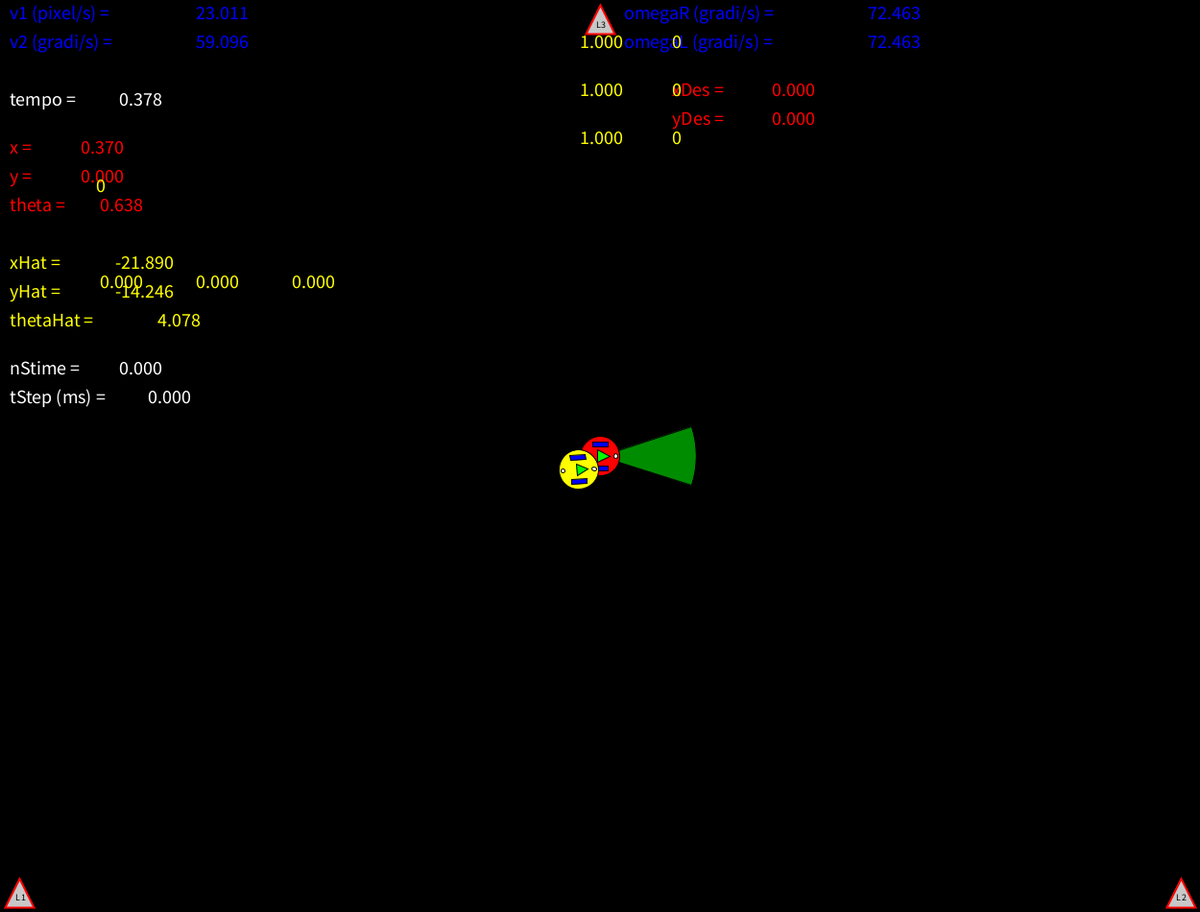
Frame 1 (no input)
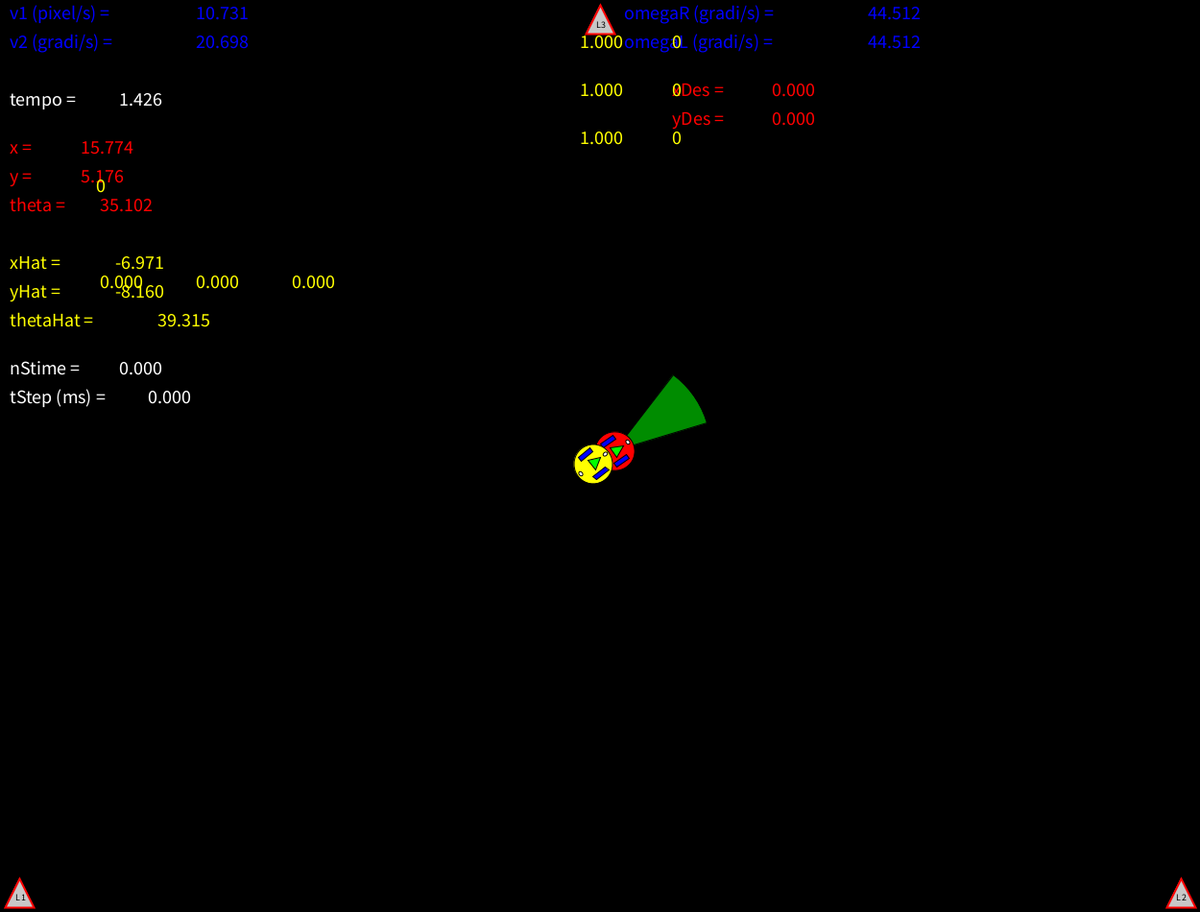
Frame 60 (the mouse pressed at the canvas centre just before this capture)
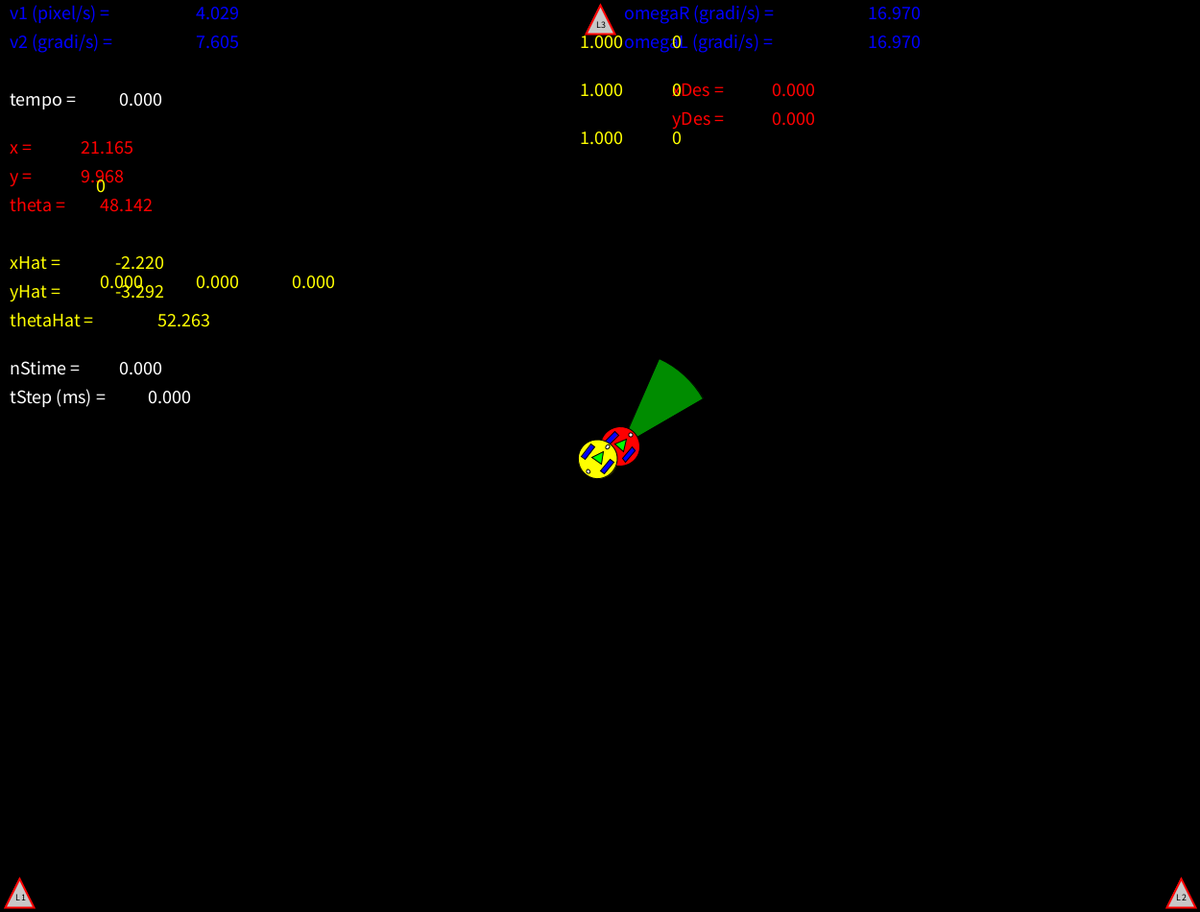
Frame 120 (the mouse held since frame 60 and released just before this capture)

The Processing sketch that drew these frames (run headless with seeded random() and noise(); from frame 60 on, the mouse is pressed at the canvas centre):

// Processing sketch: Progetto_UnicicloKalman_DiGiamberardino_Rosi
// ── Progetto_UnicicloKalman_DiGiamberardino_Rosi.pde
// FEDERICO ROSI - 0292417 E DANIELE DI GIAMBERARDINO - 0291944

// premendo i tasti r e R è possibile diminuire e, rispettivamente, aumentare il range massimo rMax del settore circolare. 
//premendo i tasti b e B, è possibile diminuire e, rispettivamente, aumentare l'angolo di bearing massimo betaMax.
// premendo  le frecce giù e su, è possibile diminuire e, rispettivamente, aumentare il tempo tStep tra una misura e l'altra

// Dimensioni finestra
int sizeX = 1250;//1000;
int sizeY =  950;//550;

// Coordinate attuali uniciclo
float x = 0;
float y = 0;
float theta = 0;

// Coordinate desiderate uniciclo
float xDes = 0;
float yDes = 0;

// Caratteristiche fisiche uniciclo
float r = 8; // raggio ruote in pixel
float d = 25; // distanza tra le ruote in pixel
float w = 5; // spessore ruota in pixel
float R = 1.2*sqrt(pow(r,2)+pow(d/2+w/2,2)); // raggio robot

float dt = (float) 1/60; // tempo di campionamento

float e_p = 0; // errore posizionamento
float v1 = 0; // velocità lineare robot
float kv1 = 1; // costante legge proporzionale controllo v1
float v2 = 0; // velocità rotazionale robot
float kv2 = 2;  // costante legge proporzionale controllo v2
int nGiri = 0; // conta quanti giri su se stesso ha fatto il robot
float thetaDes; // orientamento desiderato (per raggiungere il target)
float t0,tempo; // tempo inizio e attuale missione
float tempoUltimaMisura; // tempo in cui si è effettuata l'ultima misura
long nStime = 0; // numero progressivo totale delle stime fatte

float omegaR = 0; // velocità angolare ruota destra
float omegaL = 0; // velocità angolare ruota sinistra
float uR, uL, uRe, uLe; // spostamenti ruote destra e sinistra veri e presunti (comandati)

// Variabili relative alla stima e al filtro di Kalman esteso
float sigmaX0 = 10; // deviazione standard dell'errore di stima del valore iniziale di x0
float sigmaY0 = 10; // deviazione standard dell'errore di stima del valore iniziale di y0
float sigmaTheta0 = 10*PI/180; // deviazione standard (in rad) dell'errore di stima del valore iniziale di theta0
float xHat = x + Gaussian(0,sigmaX0); // stima di x inizializzata al valore vero + una perturbazione gaussiana a media 0 e deviazione standard sigmaX0
float yHat = y + Gaussian(0,sigmaY0); // stima di y inizializzata al valore vero + una perturbazione gaussiana a media 0 e deviazione standard sigmaY0
float thetaHat = theta + Gaussian(0,sigmaTheta0); // stima di theta inizializzata al valore vero + una perturbazione gaussiana a media 0 e deviazione standard sigmaTheta0 rad
float xHatMeno,yHatMeno,thetaHatMeno; // stime a priori di x,y,theta
float KR = 0.01; // coefficiente varianza errore odometrico ruota destra
float KL = KR; // coefficiente varianza errore odometrico ruota sinistra
float stDevR,stDevL; // deviazione standard errore odometrico ruota destra e sinistra
float [][] Landmark = {{-sizeX/2+20,-sizeY/2+20},{sizeX/2-20,-sizeY/2+20},{0,sizeY/2-20}};  // Coordinate landmark (3 landmark)
int nL = Landmark.length; // numero totale di landmark
//float[] AngoloLandmark = new float[nL];
float[] AngoloVero = new float[nL];
//float[] AngoloLandmarkAtteso = new float[nL]; 
//float[][] H = new float[nL][3]; // matrice giacobiana H = dh/dx
//float[][] K = new float[3][nL]; // guadagno di Kalman
//float[][] Rs = idMat(nL,pow(sigmaLandmark,2)); // matrice di covarianza errore misura dai landmark
//float[][] innovazione = new float[nL][1]; // innovazione EKF
float[][] correzione = new float[3][1]; // termine correttivo stima
float[][] Pmeno = new float[3][3]; // matrice di covarianza a priori P-
float sigmaLandmark = 5; // deviazione standard errore di misura di distanza dai landmark (in pixel)
// Seguono le matrici utilizzate dal filtro di Kalman esteso (EKF)
float[][] F = {{1, 0, 0},{0, 1, 0},{0, 0, 1}}; // matrice giacobiana F=df/dx (alcuni elementi delle prime due righe vanno aggiustati durante l'esecuzione)
float[][] P = {{pow(sigmaX0,2), 0, 0},{0, pow(sigmaY0,2), 0},{0, 0, pow(sigmaTheta0,2)}}; // matrice di covarianza P inizializzata in base all'incertezza iniziale
float[][] W = {{1, 0},{0,1},{1/d,-1/d}}; //  matrice giacobiana W = df/dw (gli elementi delle prime due righe vanno aggiustati durante l'esecuzione) 
float[][] Q = {{1, 0},{0,1}}; // matrice di covarianza del rumore di misura odometrico w (gli elementi sulla diagonale vanno aggiustati durante l'esecuzione)
float DeltaX,DeltaY,DeltaXY; // variabili di supporto
float tStep = 0; // tempo (in ms) tra una misura e la successiva (impostabile da tastiera)
float rMax=200,betaMax=PI/10;
float [] num= new float [nL];
float [] temp= new float [3];
float [] premutoSU= new float [nL];
int nGiriT = 0;
float ip;
float [] len= new float [3];
boolean [] ans= new boolean [nL];
boolean [] touched= new boolean [nL];
float [] isOn= new float [3];

void setup() 
{
  size(1250,950);
  tempoUltimaMisura = 0; // Inizializzo a zero il tempo in cui è stata effettuata l'ultima misura
  num[0]=1;
  num[1]=1;
  num[2]=1;
}

void draw() 
{
  int counter=0;
  int [] NumLand= new int [3];// dichiaro localmente tali variabili perchè da resettare ad ogni loop

  background(0);

  pushMatrix();
  translate(sizeX/2,sizeY/2);

  if (keyPressed)
  {
    if (keyCode == UP) // aumento di 1 il tempo tra una misura e la successiva
    {
      tStep += 1;
    }
    if (keyCode == DOWN)  // decremento di 1 il tempo tra una misura e la successiva
    {
      tStep = max(0,tStep-1);
    }
    if (keyCode == RIGHT) // moltiplico per due il tempo tra una lettura e la successiva
    {
      tStep = tStep*2;
    }
    if (keyCode == LEFT) // divido per due il tempo tra una lettura e la successiva
    {
      tStep = tStep/2;
    }
    if(key == 'b' && betaMax>=((20*PI)/180)){
      betaMax -=.1;
    }
    if(key == 'B' && betaMax<=((140*PI)/180)){
      betaMax +=.1;
    }
    if(key == 'r' && rMax>=51 ){
      rMax -= 50;
    }
    if(key == 'R'){
      rMax += 50;
    }
    if(key == '1'){
        premutoSU[0]=1;
    }
    if(key == '2'){
        premutoSU[1]=1;
    }
    if(key == '3'){
        premutoSU[2]=1; 
    }

    

  
  } else
  {
    for(int i = 0; i < nL; i++){
    if (premutoSU[i] == 1)
    {
      num[i]++;
      premutoSU[i] = 0;
    }
    if(num[i] % 2 == 0){
    ans[i] = true;
    }else{
    ans[i] = false;
  }
}
  }
  for(int i=0; i < nL; i++){
    AngoloVero[i]= atan2(Landmark[i][1]-y,Landmark[i][0]-x)- theta; // mi calcolo l'angolo vero per tutti i landmark 
    len[i]=sqrt(pow(x-Landmark[i][0],2) + pow(y-Landmark[i][1],2)); // len uniciclo -> i esimo landmark 
    if(len[i]<=rMax/2 && atan2(sin(AngoloVero[i]),cos(AngoloVero[i]))<=atan2(sin(betaMax),cos(betaMax)) && atan2(sin(AngoloVero[i]),cos(AngoloVero[i]))>=-atan2(sin(betaMax),cos(betaMax))){
     touched[i]=true;
    }else{
      touched[i]=false;
    }
  if(!ans[i]){
    isOn[i] = 1;
  }else isOn[i] = 0;
  
  if(isOn[i]==1 && touched[i]){
     counter ++;
     NumLand[counter-1]=i;
  }
  }
   // 
    // Disegno il robot vero e quello stimato
  robot1(x,y,theta,1); // l'argomento 1 fa un robot rosso (robot reale)
  robot(xHat,yHat,thetaHat,0); // l'argomento 0 un robot giallo (robot nella posa stimata)
float[] AngoloLandmark = new float[counter];
float[] AngoloLandmarkAtteso = new float[counter]; 
float[][] H = new float[counter][3]; // matrice giacobiana H = dh/dx
float[][] innovazione = new float[counter][1]; // innovazione EKF
float[][] K = new float[3][counter]; // guadagno di Kalman
float[][] Rs = idMat(counter,pow(sigmaLandmark,2)); // matrice di covarianza errore misura dai landmark
  for (int i=0; i<nL;i++)
  {
  
    if(ans[i]){
  stroke(255,0,0);
  strokeWeight(2);  
    fill(10,10,10);
    triangle(Landmark[i][0]-15,-Landmark[i][1]+15,Landmark[i][0]+15,-Landmark[i][1]+15,Landmark[i][0],-Landmark[i][1]-15);
    textSize(10);
    fill(0,0,0);
    text("L",Landmark[i][0]-5,-Landmark[i][1]+8);
    text(i+1,Landmark[i][0]+1,-Landmark[i][1]+8);
    noStroke();
    strokeWeight(1);
  }else if(!ans[i] && !touched[i]) {
    stroke(255,0,0);
    strokeWeight(2);  
    fill(200,200,200);
    triangle(Landmark[i][0]-15,-Landmark[i][1]+15,Landmark[i][0]+15,-Landmark[i][1]+15,Landmark[i][0],-Landmark[i][1]-15);
    textSize(10);
    fill(0,0,0);
    text("L",Landmark[i][0]-5,-Landmark[i][1]+8);
    text(i+1,Landmark[i][0]+1,-Landmark[i][1]+8);
    stroke(0,0,0);
    strokeWeight(1);
  }
  else{
    stroke(255,0,0);
    strokeWeight(2);  
    fill(255,255,255);
    triangle(Landmark[i][0]-15,-Landmark[i][1]+15,Landmark[i][0]+15,-Landmark[i][1]+15,Landmark[i][0],-Landmark[i][1]-15);
    textSize(10);
    fill(0,0,0);
    text("L",Landmark[i][0]-5,-Landmark[i][1]+8);
    text(i+1,Landmark[i][0]+1,-Landmark[i][1]+8);
    stroke(0,0,0);
    strokeWeight(1);
  }
  }
  
  if (mousePressed) // assegno target
  {
    xDes = mouseX - sizeX/2;
    yDes = sizeY/2 - mouseY;
    t0 = millis(); // inizio conteggio del tempo di missione
  }
// Calcolo errore e controllo basandomi sul valore stimato (xHat,yHat,thetaHat) delle variabili dell'uniciclo
  e_p = sqrt(pow(xDes-xHat,2)+pow(yDes-yHat,2));
  if (e_p > 1) // mi muovo solo se l'errore è maggiore di una certa quantità
  {
    tempo = (millis()-t0)/1000;  // tempo missione in secondi

    // assegno velocità secondo legge proporzionale (in termini delle quantità stimate!)
    v1 = -kv1*((xHat-xDes)*cos(thetaHat) + (yHat-yDes)*sin(thetaHat));

    // Calcolo l'angolo verso il target: scelgo il multiplo di 2PI 
    // più vicino all'orientamento corrente ***stimato*** del robot
    thetaDes = atan2(yDes-yHat,xDes-xHat) + nGiri*2*PI;
    if (abs(thetaDes+2*PI-thetaHat) < abs(thetaDes-thetaHat))
    {
      thetaDes = thetaDes+2*PI;
      nGiri += 1;
    }
    else
    {
      if (abs(thetaDes-2*PI-thetaHat) < abs(thetaDes-thetaHat))
      {
        thetaDes = thetaDes-2*PI;
        nGiri += -1;
      }
    }
    
   // assegno velocità angolare secondo legge proporzionale sempre in funzione delle quantità stimate   
    v2 = kv2*(thetaDes-thetaHat);
  }
  else // se penso di essere vicino al target mi fermo
  {
    v1 = 0;
    v2 = 0;
  }
  
  // Calcolo i movimenti da impartire alle ruote in base alle v1 e v2 trovate
  omegaR = (v1+v2*d/2)/r;
  omegaL = (v1-v2*d/2)/r;
  uRe = r*omegaR*dt; // spostamento comandato alla ruota destra (da considerarsi anche come informazione odometrica disponibile sul suo spostamento in (t,t+dt))
  uLe = r*omegaL*dt; // spostamento comandato alla ruota sinistra (da considerarsi anche come informazione odometrica disponibile sul suo spostamento in (t,t+dt))
  // Perturbo i due movimenti: gli spostamenti reali delle ruote non saranno mai esattamente uguali a quelli comandati 
  stDevR = sqrt(KR*abs(uRe));
  stDevL = sqrt(KL*abs(uLe));  
  uR = uRe + Gaussian(0,stDevR); // Spostamento vero ruota destra
  uL = uLe + Gaussian(0,stDevL); // Spostamento vero ruota sinistra
  
  // Dinamica effettiva dell'uniciclo
  x = x + ((uR+uL)/2)*cos(theta);
  y = y + ((uR+uL)/2)*sin(theta);
  theta = theta + (uR-uL)/d;

  // STIMA FILTRO KALMAN ESTESO: PASSO di PREDIZIONE
  xHatMeno = xHat + ((uRe+uLe)/2)*cos(thetaHat);
  yHatMeno = yHat + ((uRe+uLe)/2)*sin(thetaHat);
  thetaHatMeno = thetaHat + (uRe-uLe)/d;
  
  //Aggiorno la giacobiana F (solo gli elementi variabili)
  F[0][2] = -(uRe+uLe)*sin(thetaHat)/2;
  F[1][2] = (uRe+uLe)*cos(thetaHat)/2;
  
  // Aggiorno W (solo gli elementi variabili)
  W[0][0] = .5*cos(thetaHat);
  W[0][1] = .5*cos(thetaHat);
  W[1][0] = .5*sin(thetaHat);
  W[1][1] = .5*sin(thetaHat);

  //Aggiorno Q (solo gli elementi variabili)
  Q[0][0] = KR*abs(uRe);
  Q[1][1] = KL*abs(uLe);
  
  // Calcolo matrice covarianza a priori
  Pmeno = mSum(mProd(mProd(F,P),trasposta(F)),mProd(mProd(W,Q),trasposta(W))); // Pmeno = F*P*F' + W*Q*W'
  
 // STIMA FILTRO DI KALMAN ESTESO: PASSO di CORREZIONE
  if ((millis()-tempoUltimaMisura >= tStep) && counter >0) // attuo la correzione solo se ho le misure (che arrivano ogni tStep ms)
  {
    tempoUltimaMisura = millis(); // memorizzo il tempo in cui ho fatto l'ultima misura
    nStime++; // incremento il contatore delle stime fatte
    // per ogni landmark calcolo misura vera, attesa, la riga della 
    // matrice giacobiana H e l'innovazione corrispondente
    for (int k=0; k<counter; k++) 
    {
      AngoloLandmark[k]= atan2(Landmark[NumLand[k]][1]-y,Landmark[NumLand[k]][0]-x) -theta+Gaussian(0,sigmaLandmark);
      AngoloLandmarkAtteso[k]=atan2(Landmark[NumLand[k]][1]-yHatMeno,Landmark[NumLand[k]][0]-xHatMeno)-thetaHat;
      DeltaY=-Landmark[NumLand[k]][0]+xHatMeno;
      DeltaX=Landmark[NumLand[k]][1]-yHatMeno;
      DeltaXY=pow(DeltaX,2)+pow(DeltaY,2);
      H[k][0] = (DeltaX)/DeltaXY;
      H[k][1] = (DeltaY)/DeltaXY;
      H[k][2] = -1;
      // innovazione = zk+1 - z=h(xhatmeno,0)
        innovazione[k][0]=AngoloLandmark[k]-AngoloLandmarkAtteso[k];
        innovazione[k][0] = atan2(sin(innovazione[k][0]),cos(innovazione[k][0]));
      }
    
    
    // Calcolo guadagno Kalman e aggiorno covarianza
    
    K = mProd(mProd(Pmeno,trasposta(H)),invMat(mSum(mProd(mProd(H,Pmeno),trasposta(H)),Rs)));
    P = mProd(mSum(idMat(3,1),mProd(idMat(3,-1),mProd(K,H))),Pmeno);
    // Correggo la stima    
    correzione = mProd(K,innovazione);
    xHat = xHatMeno + correzione[0][0];
    yHat = yHatMeno + correzione[1][0]; 
    thetaHat = thetaHatMeno + correzione[2][0]; 
    fill(255,255,255);
      if(counter == 1){
      text(Landmark[NumLand[0]][0],50,300);
      text(Landmark[NumLand[1]][0],50,350);
      text(Landmark[NumLand[2]][0],50,400);
      text("AngoloLandmark[0]=",200,50);
  text((AngoloLandmarkAtteso[0]*180)/PI,400,50);}
       if(counter == 2){
      text(Landmark[NumLand[0]][0],50,300);
      text(Landmark[NumLand[1]][0],50,350);
      text(Landmark[NumLand[2]][0],50,400);
           text("AngoloLandmark[0]=",200,50);
  text((AngoloLandmarkAtteso[0]*180)/PI,400,50);
  text("AngoloLandmark[1]=",200,100);
  text((AngoloLandmarkAtteso[1]*180)/PI,400,100);}
       if(counter == 3){
      text(NumLand[0],250,300);
      text(NumLand[1],250,350);
      text(NumLand[2],250,400);
       text("AngoloLandmark[0]=",200,50);
  text((AngoloLandmarkAtteso[0]*180)/PI,400,50);
  text("AngoloLandmark[1]=",200,100);
  text((AngoloLandmarkAtteso[1]*180)/PI,400,100);
  text("AngoloLandmark[2]=",200,150);
  text((AngoloLandmarkAtteso[2]*180)/PI,400,150);
   text((AngoloLandmark[0]*180)/PI,500,50);
  text("AngoloLandmark[1]=",200,100);
  text((AngoloLandmark[1]*180)/PI,500,100);
  text("AngoloLandmark[2]=",200,150);
  text((AngoloLandmark[2]*180)/PI,500,150);}
  
  }
  else  // se non ho misure non correggo nulla
  {
    xHat = xHatMeno;
    yHat = yHatMeno;
    thetaHat = thetaHatMeno;
    P = Pmeno;
  }

// FINE EKF
       //
 
// Disegno i landmark con dei triangoli bianchi col contorno rosso e l'identificativo del landmark all'interno
  stroke(255,0,0);
  strokeWeight(2);  
  stroke(0);
  strokeWeight(1);
  
  popMatrix();

  textSize(20);
  fill(0,0,255);
  text("v1 (pixel/s) = ",10,20); 
  text(v1,200,20);
  text("v2 (gradi/s) = ",10,50); 
  text(v2*180/PI,200,50);
  
  fill(255,0,0);  
  text("x = ",10,160); 
  text(x,80,160);
  text("y = ",10,190); 
  text(y,80,190);
  text("theta = ",10,220); 
  text(theta*180/PI,100,220);  

  fill(255,255,255);
  text("tempo = ",10,110); 
  text(tempo,120,110);  

  fill(0,0,255);
  text("omegaR (gradi/s) = ",650,20); 
  text(omegaL*180/PI,900,20);
  text("omegaL (gradi/s) = ",650,50); 
  text(omegaL*180/PI,900,50);
  
  fill(255,0,0);
  text("xDes = ",700,100); 
  text(xDes,800,100);
  text("yDes = ",700,130); 
  text(yDes,800,130);

  fill(255,255,0);  
  text("xHat = ",10,280); 
  text(xHat,120,280);
  text("yHat = ",10,310); 
  text(yHat,120,310);
  text("thetaHat = ",10,340); 
  text(thetaHat*180/PI,160,340);  

  fill(255,255,255);
  text("nStime = ",10,390); 
  text(nStime,120,390);  

  fill(255,255,255);
  text("tStep (ms) = ",10,420); 
  text(tStep,150,420);  

  fill(255,255,0);  
  //text("P = ",10,460); 
  //text(P[0][0],10,490); text(P[0][1],100,490); text(P[0][2],190,490);
  //text(P[1][0],10,520); text(P[1][1],100,520); text(P[1][2],190,520); 
  //text(P[2][0],10,550); text(P[2][1],100,550); text(P[2][2],190,550);  

  text(counter,100,200);
  //text((betaMax*180)/PI,200,200);
  //text(str(touched[0]),300,200);
  text(correzione[0][0],100,300);
  text(correzione[1][0],200,300);
  text(correzione[2][0],300,300);
  //text(str(touched[1]),300,300);
  //text("num[2]=",100,400);
  //text(rMax,200,400);
  //text(str(touched[2]),300,400);
  //text("AngoloLandmark[0]=",200,50);
  //text((AngoloLandmark[0]*180)/PI,400,50);
  //text("AngoloLandmark[1]=",200,100);
  //text((AngoloLandmark[1]*180)/PI,400,100);
  //text("AngoloLandmark[2]=",200,150);
  //text((AngoloLandmark[2]*180)/PI,400,150);
  //text((AngoloVero[0]*180)/PI,500,50);
  //text((AngoloVero[1]*180)/PI,500,100);
  //text((AngoloVero[2]*180)/PI,500,150);
  text(isOn[0],600,50);
  text(isOn[1],600,100);
  text(isOn[2],600,150);
  text(int(touched[0]),700,50);
  text(int(touched[1]),700,100);
  text(int(touched[2]),700,150);
  //  text("xHatMeno = ",50,300);
  //text(xHatMeno,50,400);
  //text("uRe = ",-300,400);
  //text(uRe,-200,400);
  //text(uLe,-100,400);
  
}

void robot(float x, float y, float theta, int colore)
{
  stroke(0);
  strokeWeight(1);
// funzione che disegna uniciclo in (x,y) con orientamento theta      
  pushMatrix();
  translate(x,-y);
  rotate(-theta);
  if (colore==1)
  {
    fill(255,0,0);
  }
  else
  {
    fill(255,255,0);
  }
  ellipse(0,0,2*R,2*R); // il robot
  fill(0,0,255);  
  rect(-r,-d/2-w/2,2*r,w);
  rect(-r,d/2-w/2,2*r,w);
  fill(255);
  ellipse(.8*R,0,.2*R,.2*R);
  ellipse(-.8*R,0,.2*R,.2*R);  
  fill(0,255,0);
  triangle(-.1*R,.3*R,-.1*R,-.3*R,.5*R,0);
  popMatrix();
}
void robot1(float x, float y, float theta, int colore)
{
  stroke(0);
  strokeWeight(1);
// funzione che disegna uniciclo in (x,y) con orientamento theta      
  pushMatrix();
  translate(x,-y);
  rotate(-theta);
     fill(0,140,0);
  arc(0, 0, rMax, rMax, -betaMax, betaMax, PIE);
  if (colore==1)
  {
    fill(255,0,0);
  }
  else
  {
    fill(255,255,0);
  }
  ellipse(0,0,2*R,2*R); // il robot
  fill(0,0,255);  
  rect(-r,-d/2-w/2,2*r,w);
  rect(-r,d/2-w/2,2*r,w);
  fill(255);
  ellipse(.8*R,0,.2*R,.2*R);
  ellipse(-.8*R,0,.2*R,.2*R);  
  fill(0,255,0);
  triangle(-.1*R,.3*R,-.1*R,-.3*R,.5*R,0);
  popMatrix();
}

/******************************************************
/******************************************************
  DA QUI IN POI CI SONO FUNZIONI DI SERVIZIO: 
  1) CALCOLO ERRORE GAUSSIANO
  2) ALGEBRA MATRICIALE
/******************************************************
/******************************************************/

float Gaussian(float media, float stDev) // Restituisce variabile N(media,stDev^2) approssimata sfruttando il teorema del limite centrale
{
  float somma = 0;
  for (int k=0; k<27; k+=1) // 27 in modo che sqrt(3/27)=1/3
  {
    somma = somma + random(-stDev/3,stDev/3);
  }
  return media + somma;
}

float[][] mProd(float[][] A,float[][] B) // Calcola prodotto di due matrici A e B (si assume, senza controllarlo, che numero colonne A = numero righe B!)
{
  int nA = A.length;
  int nAB = A[0].length;
  int nB = B[0].length;
  
  float[][] C = new float[nA][nB]; 

  for (int i=0; i < nA; i++) 
  {
    for (int j=0; j < nB; j++) 
    {  
      for (int k=0; k < nAB; k++) 
      {
        C[i][j] += A[i][k] * B[k][j];
      }
    }
  }
  return C;
}

float[][] mSum(float[][] A,float[][] B) // Calcola la somma di due matrici A e B (si assume, senza controllarlo, che A e B abbiano stesse dimensioni!)
{
  int nA = A.length;
  int nB = A[0].length;
  
  float[][] C = new float[nA][nB]; 

  for (int i=0; i < nA; i++) 
  {
    for (int j=0; j < nB; j++) 
    {  
      C[i][j] = A[i][j] + B[i][j];
    }
  }
  return C;
}

float[][] trasposta(float[][] A) // Calcola la trasposta di una matrice A
{
  int nR = A.length;
  int nC = A[0].length; 
  
  float[][] C = new float[nC][nR]; 

  for (int i=0; i < nC; i++) 
  {
    for (int j=0; j < nR; j++) 
    {  
      C[i][j] = A[j][i];
    }
  }
  return C;
}


float[][] minore(float[][] A, int i, int j) // Determina il minore (i,j) di una matrice A (si assume, senza controllarlo, che A sia quadrata!)
{
  int nA = A.length;
  float[][] C = new float[nA-1][nA-1];
  
  for (int iM = 0; iM < i; iM++)
  {
    for (int jM = 0; jM < j; jM++)
    {
      C[iM][jM] = A[iM][jM];
    } 
    for (int jM = j; jM < nA-1; jM++)
    {
      C[iM][jM] = A[iM][jM+1];
    } 
  }
  for (int iM = i; iM < nA-1; iM++)
  {
    for (int jM = 0; jM < j; jM++)
    {
      C[iM][jM] = A[iM+1][jM];
    } 
    for (int jM = j; jM < nA-1; jM++)
    {
      C[iM][jM] = A[iM+1][jM+1];
    } 
  }
  return C;
}


float det(float[][] A) // Calcola il determinante di A (si assume, senza controllarlo, che A sia quadrata!)
{
  int nA = A.length;
  float determinante = 0;
  
  if (nA == 1)
  {
    determinante = A[0][0];
  }
  else
  {
    for (int j=0; j < nA; j++) 
    {
      determinante = determinante + A[0][j]*pow(-1,j)*det(minore(A,0,j));
    }
  }
  return determinante;
}


float[][] invMat(float[][] A) // Calcola l'inversa di una matrice A (si assume, senza controllarlo, che A sia quadrata!)
{
  int nA = A.length;
  float[][] C = new float[nA][nA];
  float detA = det(A);

/*
  if (abs(detA)<0.001) // Per evitare casi singolari con determinanti vicini a 0
  {
    if (detA>0)
    {
      detA = 0.001;
    }
    else
    {
      detA = -0.001;
    }
  }
*/  
  
  if (nA == 1)
  {
    C[0][0] = 1/detA;
  }
  else
  {
    for (int i=0; i < nA; i++) 
    {
      for (int j=0; j < nA; j++) 
      {
        C[j][i] = pow(-1,i+j)*det(minore(A,i,j))/detA;
      }
    }
  }
  return C;
}

float[][] idMat(int nA, float sigma) // Assegna una matrice identità di ordine nA moltiplicata per una costante sigma
{
  float[][] I = new float[nA][nA]; 

  for (int i=0; i < nA; i++) 
  {
    for (int j=0; j < nA; j++) 
    {  
      I[i][j] = 0;
    }
    I[i][i] = sigma;
  }
  return I;
}
